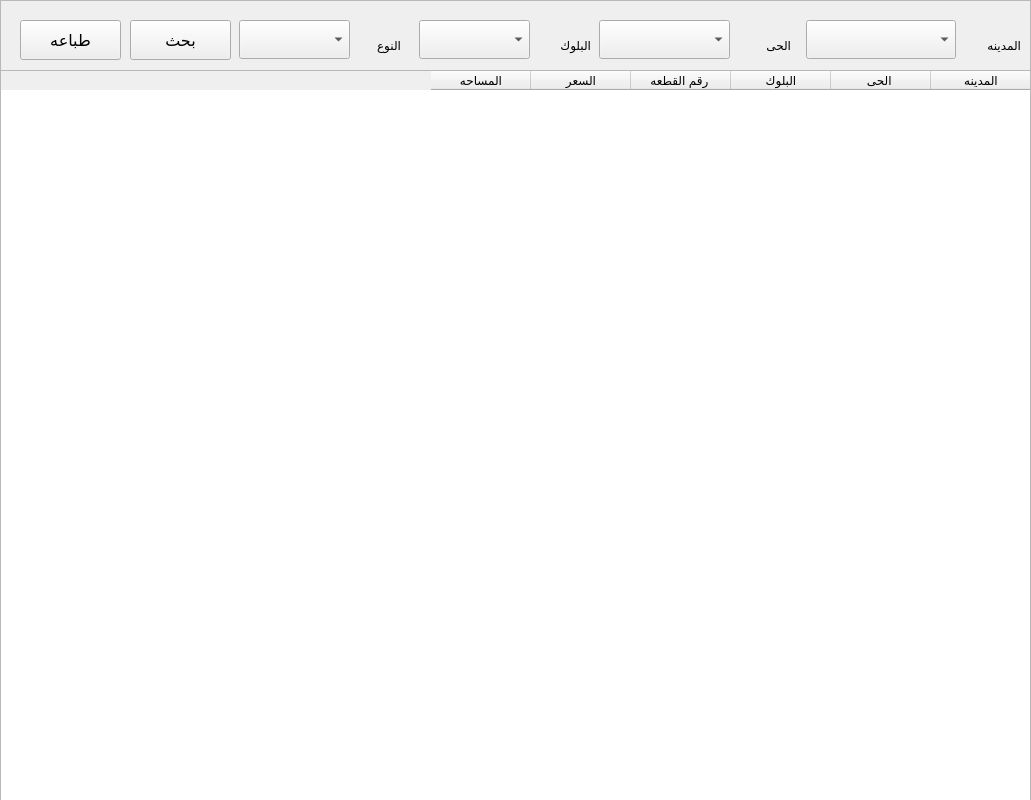
    <widget class="QFrame" name="Services_Eductional_Archieve">
     <property name="geometry">
      <rect>
       <x>0</x>
       <y>0</y>
       <width>1031</width>
       <height>800</height>
      </rect>
     </property>
     <property name="frameShape">
      <enum>QFrame::StyledPanel</enum>
     </property>
     <property name="frameShadow">
      <enum>QFrame::Raised</enum>
     </property>
     <widget class="QTableWidget" name="tableWidget_30">
      <property name="geometry">
       <rect>
        <x>0</x>
        <y>70</y>
        <width>1031</width>
        <height>731</height>
       </rect>
      </property>
      <property name="layoutDirection">
       <enum>Qt::RightToLeft</enum>
      </property>
      <column>
       <property name="text">
        <string>المدينه</string>
       </property>
      </column>
      <column>
       <property name="text">
        <string>الحى </string>
       </property>
      </column>
      <column>
       <property name="text">
        <string>البلوك</string>
       </property>
      </column>
      <column>
       <property name="text">
        <string>رقم القطعه </string>
       </property>
      </column>
      <column>
       <property name="text">
        <string>السعر</string>
       </property>
      </column>
      <column>
       <property name="text">
        <string>المساحه</string>
       </property>
      </column>
     </widget>
     <widget class="QLabel" name="label_137">
      <property name="geometry">
       <rect>
        <x>540</x>
        <y>30</y>
        <width>51</width>
        <height>31</height>
       </rect>
      </property>
      <property name="font">
       <font>
        <family>simplified arabic</family>
       </font>
      </property>
      <property name="text">
       <string>البلوك</string>
      </property>
     </widget>
     <widget class="QComboBox" name="comboBox_59">
      <property name="geometry">
       <rect>
        <x>599</x>
        <y>20</y>
        <width>131</width>
        <height>39</height>
       </rect>
      </property>
     </widget>
     <widget class="QPushButton" name="btn_search_25">
      <property name="geometry">
       <rect>
        <x>20</x>
        <y>20</y>
        <width>101</width>
        <height>40</height>
       </rect>
      </property>
      <property name="font">
       <font>
        <family>simplified arabic</family>
        <pointsize>12</pointsize>
       </font>
      </property>
      <property name="cursor">
       <cursorShape>PointingHandCursor</cursorShape>
      </property>
      <property name="text">
       <string>طباعه</string>
      </property>
     </widget>
     <widget class="QLabel" name="label_139">
      <property name="geometry">
       <rect>
        <x>740</x>
        <y>30</y>
        <width>51</width>
        <height>31</height>
       </rect>
      </property>
      <property name="font">
       <font>
        <family>simplified arabic</family>
       </font>
      </property>
      <property name="text">
       <string>الحى</string>
      </property>
     </widget>
     <widget class="QLabel" name="label_140">
      <property name="geometry">
       <rect>
        <x>970</x>
        <y>30</y>
        <width>51</width>
        <height>31</height>
       </rect>
      </property>
      <property name="font">
       <font>
        <family>simplified arabic</family>
       </font>
      </property>
      <property name="text">
       <string>المدينه</string>
      </property>
     </widget>
     <widget class="QComboBox" name="comboBox_60">
      <property name="geometry">
       <rect>
        <x>419</x>
        <y>20</y>
        <width>111</width>
        <height>39</height>
       </rect>
      </property>
     </widget>
     <widget class="QComboBox" name="comboBox_61">
      <property name="geometry">
       <rect>
        <x>806</x>
        <y>20</y>
        <width>150</width>
        <height>39</height>
       </rect>
      </property>
     </widget>
     <widget class="QPushButton" name="btn_search_26">
      <property name="geometry">
       <rect>
        <x>130</x>
        <y>20</y>
        <width>101</width>
        <height>40</height>
       </rect>
      </property>
      <property name="font">
       <font>
        <family>simplified arabic</family>
        <pointsize>12</pointsize>
       </font>
      </property>
      <property name="cursor">
       <cursorShape>PointingHandCursor</cursorShape>
      </property>
      <property name="text">
       <string>بحث</string>
      </property>
     </widget>
     <widget class="QComboBox" name="comboBox_62">
      <property name="geometry">
       <rect>
        <x>239</x>
        <y>20</y>
        <width>111</width>
        <height>39</height>
       </rect>
      </property>
     </widget>
     <widget class="QLabel" name="label_141">
      <property name="geometry">
       <rect>
        <x>360</x>
        <y>30</y>
        <width>41</width>
        <height>31</height>
       </rect>
      </property>
      <property name="font">
       <font>
        <family>simplified arabic</family>
       </font>
      </property>
      <property name="text">
       <string>النوع</string>
      </property>
     </widget>
    </widget>
